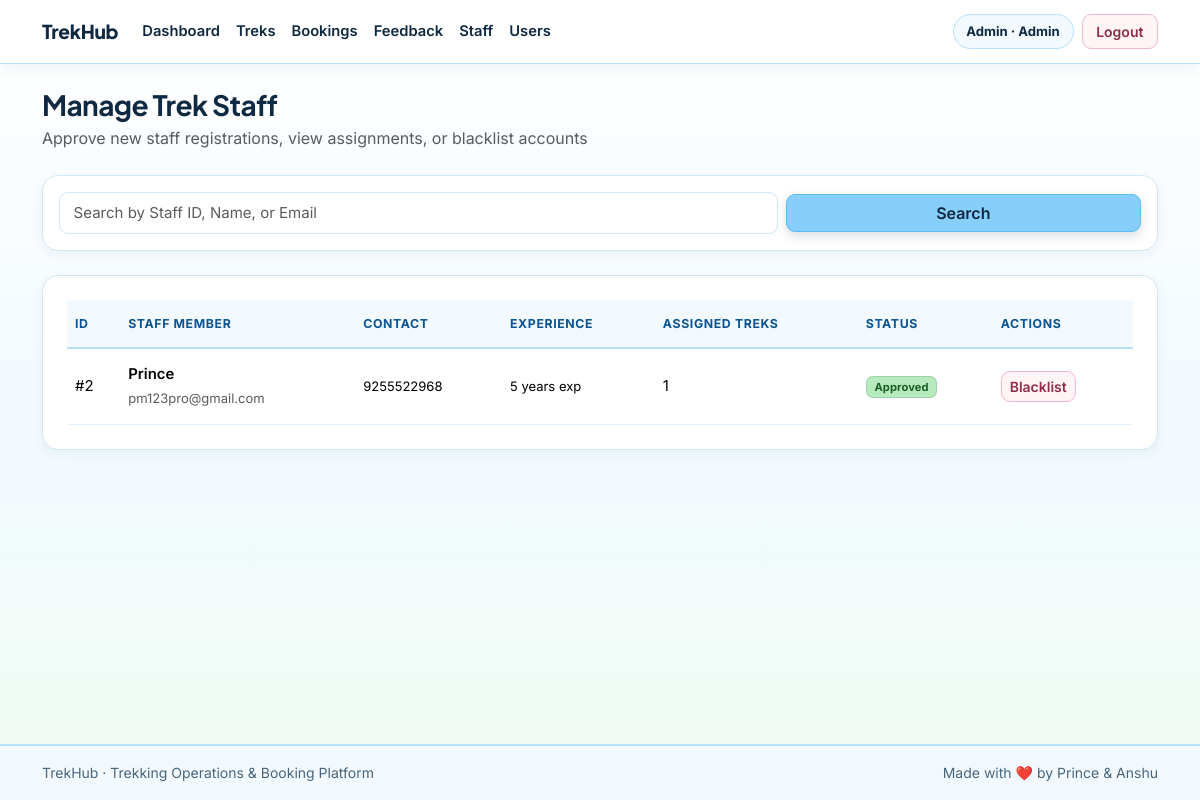
Screenshot of /admin/staff (signed in) with the database file from the repository.
### models/user.py (models this page shows, shortened)
class User(db.Model):
    __tablename__ = "users"
    id = db.Column(db.Integer, primary_key=True)
    name = db.Column(db.String(120), nullable=False)
    email = db.Column(db.String(150), unique=True, nullable=False, index=True)
    password_hash = db.Column(db.String(255), nullable=False)
    phone = db.Column(db.String(20), nullable=True)
    emergency_contact = db.Column(db.String(20), nullable=True)
    role = db.Column(db.String(20), nullable=False, default="user")
    experience = db.Column(db.String(200), nullable=True)
    is_approved = db.Column(db.Boolean, nullable=False, default=True)
    is_blacklisted = db.Column(db.Boolean, nullable=False, default=False)
    created_at = db.Column(db.DateTime, default=lambda: datetime.now(timezone.utc))
    assigned_treks = db.relationship("Trek", back_populates="assigned_staff", lazy=True)
    bookings = db.relationship("Booking", back_populates="user", lazy=True, cascade="all, delete-orphan")
    payments = db.relationship("Payment", back_populates="user", lazy=True, cascade="all, delete-orphan")
    reviews = db.relationship("Review", back_populates="user", lazy=True, cascade="all, delete-orphan")
    location_updates = db.relationship("LocationUpdate", back_populates="user", lazy=True, cascade="all, delete-orphan")

### routes/admin_routes.py (the view)
@admin_bp.route("/staff", methods=["GET"])
@role_required("admin")
def manage_staff():
    return admin_controller.manage_staff()

### controllers/admin_controller.py (called while the page is built, shortened)
def manage_staff():
    query = request.args.get("q", "").strip()
    staff_query = User.query.filter_by(role="staff")
    staff_members = staff_query.order_by(User.created_at.desc()).all()
    return render_template("admin/manage_staff.html", staff_members=staff_members, query=query)

### utils/helpers.py (called while the page is built)
def get_logged_in_user():
    try:
        verify_jwt_in_request(optional=True)
        identity = get_jwt_identity()
        if identity and str(identity).isdigit():
            user = User.query.get(int(identity))
            if user and not user.is_blacklisted:
                return user
    except Exception:
        return None
    return None

### templates/admin/manage_staff.html (shortened to what this page needs)
{% extends "base.html" %}  {% block content %}
<div class="mb-4">
  <h1 class="h3 fw-bold mb-1">Manage Trek Staff</h1>
  <p class="text-muted mb-0">
    Approve new staff registrations, view assignments, or blacklist accounts
  </p>
</div>
<div class="card card-trek bg-white p-3 mb-4">
  <form
    action="{{ url_for('admin.manage_staff') }}"
    method="GET"
    class="row g-2 align-items-center"
  >
    <div class="col-md-8">
      <input
        type="text"
        class="form-control"
        name="q"
        value="{{ query }}"
        placeholder="Search by Staff ID, Name, or Email"
      />
    </div>
    <div class="col-md-4 d-flex gap-2">
      <button type="submit" class="btn btn-trek flex-grow-1">Search</button>
    </div>
  </form>
</div>
<div class="card card-trek bg-white p-4">
  {% if staff_members %}
  <div class="table-responsive">
    <table class="table table-hover align-middle table-trekhub mb-0">
      <thead>
        <tr>
          <th>ID</th>
          <th>Staff Member</th>
          <th>Contact</th>
          <th>Experience</th>
          <th>Assigned Treks</th>
          <th>Status</th>
          <th>Actions</th>
        </tr>
      </thead>
      <tbody>
        {% for staff in staff_members %}
        <tr>
          <td>#{{ staff.id }}</td>
          <td>
            <div class="fw-semibold">{{ staff.name }}</div>
            <small class="text-muted">{{ staff.email }}</small>
          </td>
          <td class="small">{{ staff.phone or 'N/A' }}</td>
          <td class="small" style="max-width: 240px">
            {{ staff.experience or 'Not specified' }}
          </td>
          <td>{{ staff.assigned_treks|length }}</td>
          <td>
            {% if staff.is_blacklisted %}
            <span class="badge bg-danger">Blacklisted</span>
            {% elif staff.is_approved %}
            <span class="badge bg-success">Approved</span>
            {% else %}
            <span class="badge bg-warning text-dark">Pending Approval</span>
            {% endif %}
          </td>
          <td>
            <div class="d-flex flex-wrap gap-1">
              <form
                action="{{ url_for('admin.toggle_blacklist_staff', staff_id=staff.id) }}"
                method="POST"
                class="d-inline"
              >
                {% if staff.is_blacklisted %}
                <button type="submit" class="btn btn-sm btn-outline-success">
                  Restore
                </button>
                {% else %}
                <button type="submit" class="btn btn-sm btn-outline-danger">
                  Blacklist
                </button>
                {% endif %}
              </form>
            </div>
          </td>
        </tr>
        {% endfor %}
      </tbody>
    </table>
  </div>
  {% else %}
  <p class="text-muted mb-0">No staff accounts found.</p>
  {% endif %}
</div>
{% endblock %}

### templates/base.html (shortened to what this page needs)
<!doctype html>
<html lang="en">
  <head>
    <link
      href="https://cdn.jsdelivr.net/npm/bootstrap@5.3.3/dist/css/bootstrap.min.css"
      rel="stylesheet"
    />
    <link
      rel="stylesheet"
      href="{{ url_for('static', filename='css/style.css') }}"
    />
  </head>
  <body>
    <nav class="navbar navbar-expand-lg navbar-trekhub sticky-top">
      <div class="container">
        <a
          class="navbar-brand d-flex align-items-center gap-2"
          href="{{ url_for('index') }}"
        >
          <span>TrekHub</span>
        </a>
        <div class="collapse navbar-collapse" id="trekhubNavbar">
          <ul class="navbar-nav me-auto mb-2 mb-lg-0">
            {% if current_user %} {% if current_user.role == 'admin' %}
            <li class="nav-item">
              <a class="nav-link" href="{{ url_for('admin.dashboard') }}"
                >Dashboard</a
              >
            </li>
            <li class="nav-item">
              <a class="nav-link" href="{{ url_for('admin.manage_treks') }}"
                >Treks</a
              >
            </li>
            <li class="nav-item">
              <a class="nav-link" href="{{ url_for('admin.all_bookings') }}"
                >Bookings</a
              >
            </li>
            <li class="nav-item">
              <a
                class="nav-link"
                href="{{ url_for('admin.completed_feedback') }}"
                >Feedback</a
              >
            </li>
            <li class="nav-item">
              <a class="nav-link" href="{{ url_for('admin.manage_staff') }}"
                >Staff</a
              >
            </li>
            <li class="nav-item">
              <a class="nav-link" href="{{ url_for('admin.manage_users') }}"
                >Users</a
              >
            </li>
            {% endif %} {% endif %}
          </ul>
          <div class="d-flex flex-wrap align-items-center gap-2">
            {% if current_user %}
            <span class="user-pill"
              >{{ current_user.name }} &middot; {{ current_user.role|capitalize
              }}</span
            >
            <a
              href="{{ url_for('auth.logout') }}"
              class="btn btn-sm btn-outline-light"
              >Logout</a
            >
            {% endif %}
          </div>
        </div>
      </div>
    </nav>
    <main class="container py-4">
       {% block content %}{% endblock %}
    </main>
    <footer class="footer-trekhub py-3 mt-auto">
      <div
        class="container d-flex flex-wrap justify-content-between align-items-center gap-2"
      >
        <span>TrekHub &middot; Trekking Operations &amp; Booking Platform</span>
        <span>Made with ❤️ by Prince & Anshu</span>
      </div>
    </footer>
  </body>
</html>

### static/css/style.css (style rules this page uses)
:root { --trek-sky: #87cefa; --trek-sky-bright: #5bbcf7; --trek-sky-deep: #0b5394; --trek-sky-soft: #dff2ff; --trek-sky-pale: #f2faff; --trek-sky-border: #b6e0fe; --trek-pink: #f4c2c2; --trek-pink-deep: #8f2d46; --trek-pink-soft: #fde4e8; --trek-pink-pale: #fff5f7; --trek-pink-border: #f5b8c6; --trek-green: #b7ebbd; --trek-green-deep: #1b5e2a; --trek-green-soft: #dcf7df; --trek-green-pale: #f1fcf2; --trek-green-border: #9fe0a8; --trek-white: #ffffff; --trek-bg: #f7fcff; --trek-ink: #0f2942; --trek-muted: #49657d; --trek-border: #cfe7f7; --trek-border-soft: #e3f2fc; }
body { background: linear-gradient( 180deg, var(--trek-white) 0%, var(--trek-sky-pale) 55%, var(--trek-green-pale) 100% ); color: var(--trek-ink); min-height: 100vh; display: flex; flex-direction: column; font-family: "Inter", system-ui, -apple-system, "Segoe UI", Roboto, sans-serif; -webkit-font-smoothing: antialiased; line-height: 1.6; }
h1, h2, h3, h4, h5, h6, .navbar-brand { font-family: "Plus Jakarta Sans", "Inter", system-ui, sans-serif; letter-spacing: -0.02em; }
main { flex: 1; }
a { color: var(--trek-sky-deep); transition: color 0.16s ease; }
.navbar-trekhub { background-color: var(--trek-white); border-bottom: 1.5px solid var(--trek-sky-border); box-shadow: 0 4px 16px rgba(15, 41, 66, 0.06); padding-block: 0.7rem !important; }
.navbar-trekhub .navbar-brand { font-weight: 800; font-size: 1.2rem; letter-spacing: -0.015em; color: var(--trek-ink); }
.navbar-trekhub .nav-link { color: var(--trek-ink); font-size: 0.92rem; font-weight: 600; padding: 0.45rem 0.85rem; border-radius: 8px; transition: background-color 0.16s ease, color 0.16s ease; }
.user-pill { font-size: 0.82rem; font-weight: 700; color: var(--trek-ink); background-color: var(--trek-sky-pale); border: 1px solid var(--trek-sky-border); padding: 0.36rem 0.8rem; border-radius: 999px; white-space: nowrap; }
.navbar-trekhub .btn-outline-light { color: var(--trek-pink-deep); border: 1.5px solid var(--trek-pink-border); background-color: var(--trek-pink-pale); padding: 0.36rem 0.85rem; }
.btn { border-radius: 9px; font-weight: 600; transition: all 0.16s ease; }
.btn-trek { background-color: var(--trek-sky); border: 1.5px solid var(--trek-sky-bright); color: var(--trek-ink); box-shadow: 0 4px 12px rgba(15, 41, 66, 0.16); }
.btn-outline-danger { border: 1.5px solid var(--trek-pink-border); color: var(--trek-pink-deep); background-color: var(--trek-pink-pale); }
.card-trek { background-color: var(--trek-white); color: var(--trek-ink); border: 1px solid var(--trek-border); border-radius: 16px; box-shadow: 0 4px 14px rgba(15, 41, 66, 0.05); transition: transform 0.18s ease, box-shadow 0.18s ease, border-color 0.18s ease; }
.form-control, .form-select { background-color: var(--trek-white); border-radius: 9px; border: 1px solid var(--trek-border); padding: 0.55rem 0.85rem; font-size: 0.94rem; color: var(--trek-ink); }
.table-trekhub { font-size: 0.93rem; }
.table-trekhub thead th { background-color: var(--trek-sky-pale); color: var(--trek-sky-deep); font-weight: 700; font-size: 0.77rem; text-transform: uppercase; letter-spacing: 0.05em; border-bottom: 2px solid var(--trek-sky-border); padding-block: 0.85rem; }
.table-trekhub tbody td { padding-block: 0.85rem; border-color: var(--trek-border-soft); }
.badge { border-radius: 7px; padding: 0.4em 0.68em; font-weight: 700; letter-spacing: 0.01em; }
.badge.bg-primary, .badge.bg-info, .badge.bg-success, .badge.bg-warning, .badge.bg-secondary, .badge.bg-dark { border: 1px solid rgba(15, 41, 66, 0.14); }
.badge.bg-success { background-color: var(--trek-green) !important; color: var(--trek-green-deep) !important; }
.footer-trekhub { background-color: var(--trek-sky-pale); color: var(--trek-muted); border-top: 2px solid var(--trek-sky-border); font-size: 0.875rem; }

### rows the page displays
User: name "Admin", role "Admin"
User: id "2", name "Prince", email "pm123pro@gmail.com", phone "9255522968", experience "5 years exp", assigned_treks|length "1", is_blacklisted "Approved"
